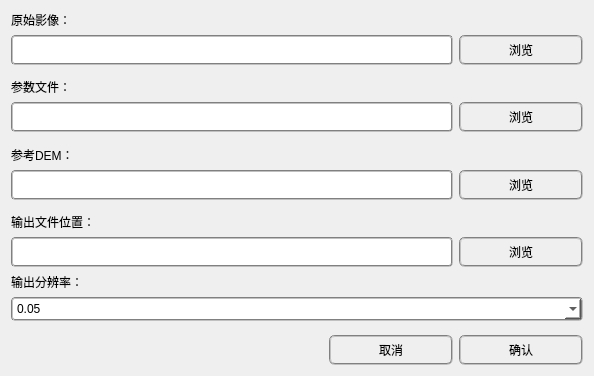
<?xml version="1.0" encoding="UTF-8"?>
<ui version="4.0">
 <class>DC_DlgClass</class>
 <widget class="QDialog" name="DC_DlgClass">
  <property name="geometry">
   <rect>
    <x>0</x>
    <y>0</y>
    <width>594</width>
    <height>376</height>
   </rect>
  </property>
  <property name="windowTitle">
   <string>DC_Dlg</string>
  </property>
  <property name="styleSheet">
   <string notr="true"/>
  </property>
  <layout class="QGridLayout" name="gridLayout_5">
   <item row="14" column="1">
    <widget class="QComboBox" name="comboBox">
     <property name="styleSheet">
      <string notr="true"> border:2px groove gray;border-radius:4px;padding:2px 4px;
background-color: rgb(255, 255, 255);</string>
     </property>
     <item>
      <property name="text">
       <string>0.05</string>
      </property>
     </item>
     <item>
      <property name="text">
       <string>0.1</string>
      </property>
     </item>
     <item>
      <property name="text">
       <string>0.5</string>
      </property>
     </item>
    </widget>
   </item>
   <item row="1" column="1">
    <layout class="QGridLayout" name="gridLayout">
     <item row="1" column="0">
      <widget class="QLabel" name="label">
       <property name="text">
        <string>原始影像：</string>
       </property>
      </widget>
     </item>
     <item row="3" column="0">
      <widget class="QLineEdit" name="ImageEdit">
       <property name="maximumSize">
        <size>
         <width>16777215</width>
         <height>30</height>
        </size>
       </property>
       <property name="styleSheet">
        <string notr="true"> border:2px groove gray;border-radius:4px;padding:2px 4px;
background-color: rgb(255, 255, 255);</string>
       </property>
      </widget>
     </item>
     <item row="3" column="1">
      <widget class="QPushButton" name="Rawimage">
       <property name="styleSheet">
        <string notr="true"> border:2px groove gray;border-radius:6px;padding:4px 48px;
</string>
       </property>
       <property name="text">
        <string>浏览</string>
       </property>
      </widget>
     </item>
    </layout>
   </item>
   <item row="2" column="1">
    <spacer name="verticalSpacer">
     <property name="orientation">
      <enum>Qt::Vertical</enum>
     </property>
     <property name="sizeHint" stdset="0">
      <size>
       <width>20</width>
       <height>40</height>
      </size>
     </property>
    </spacer>
   </item>
   <item row="12" column="1">
    <widget class="QLabel" name="label_5">
     <property name="text">
      <string>输出分辨率：</string>
     </property>
    </widget>
   </item>
   <item row="11" column="1">
    <spacer name="verticalSpacer_4">
     <property name="orientation">
      <enum>Qt::Vertical</enum>
     </property>
     <property name="sizeHint" stdset="0">
      <size>
       <width>20</width>
       <height>19</height>
      </size>
     </property>
    </spacer>
   </item>
   <item row="5" column="1">
    <spacer name="verticalSpacer_2">
     <property name="orientation">
      <enum>Qt::Vertical</enum>
     </property>
     <property name="sizeHint" stdset="0">
      <size>
       <width>20</width>
       <height>40</height>
      </size>
     </property>
    </spacer>
   </item>
   <item row="9" column="1">
    <layout class="QGridLayout" name="gridLayout_4">
     <item row="1" column="1">
      <widget class="QPushButton" name="pb_output">
       <property name="styleSheet">
        <string notr="true"> border:2px groove gray;border-radius:6px;padding:4px 48px;</string>
       </property>
       <property name="text">
        <string>浏览</string>
       </property>
      </widget>
     </item>
     <item row="0" column="0">
      <widget class="QLabel" name="label_4">
       <property name="text">
        <string>输出文件位置：</string>
       </property>
      </widget>
     </item>
     <item row="1" column="0">
      <widget class="QLineEdit" name="Edit_output">
       <property name="maximumSize">
        <size>
         <width>16777215</width>
         <height>30</height>
        </size>
       </property>
       <property name="styleSheet">
        <string notr="true"> border:2px groove gray;border-radius:4px;padding:2px 4px;
background-color: rgb(255, 255, 255);</string>
       </property>
      </widget>
     </item>
    </layout>
   </item>
   <item row="16" column="1">
    <layout class="QGridLayout" name="gridLayout_7">
     <item row="0" column="2">
      <widget class="QPushButton" name="pb_DC">
       <property name="styleSheet">
        <string notr="true"> border:2px groove gray;border-radius:6px;padding:4px 48px;</string>
       </property>
       <property name="text">
        <string>确认</string>
       </property>
      </widget>
     </item>
     <item row="0" column="0">
      <spacer name="horizontalSpacer">
       <property name="orientation">
        <enum>Qt::Horizontal</enum>
       </property>
       <property name="sizeHint" stdset="0">
        <size>
         <width>40</width>
         <height>20</height>
        </size>
       </property>
      </spacer>
     </item>
     <item row="0" column="1">
      <widget class="QPushButton" name="pushButton_2">
       <property name="styleSheet">
        <string notr="true"> border:2px groove gray;border-radius:6px;padding:4px 48px;</string>
       </property>
       <property name="text">
        <string>取消</string>
       </property>
      </widget>
     </item>
    </layout>
   </item>
   <item row="8" column="1">
    <spacer name="verticalSpacer_3">
     <property name="orientation">
      <enum>Qt::Vertical</enum>
     </property>
     <property name="sizeHint" stdset="0">
      <size>
       <width>20</width>
       <height>40</height>
      </size>
     </property>
    </spacer>
   </item>
   <item row="7" column="1">
    <layout class="QGridLayout" name="gridLayout_3">
     <item row="1" column="0">
      <widget class="QLabel" name="label_3">
       <property name="text">
        <string>参考DEM：</string>
       </property>
      </widget>
     </item>
     <item row="3" column="1">
      <widget class="QPushButton" name="pb_dem">
       <property name="styleSheet">
        <string notr="true"> border:2px groove gray;border-radius:6px;padding:4px 48px;</string>
       </property>
       <property name="text">
        <string>浏览</string>
       </property>
      </widget>
     </item>
     <item row="3" column="0">
      <widget class="QLineEdit" name="Edit_dem">
       <property name="maximumSize">
        <size>
         <width>16777215</width>
         <height>30</height>
        </size>
       </property>
       <property name="styleSheet">
        <string notr="true"> border:2px groove gray;border-radius:4px;padding:2px 4px;
background-color: rgb(255, 255, 255);</string>
       </property>
      </widget>
     </item>
    </layout>
   </item>
   <item row="4" column="1">
    <layout class="QGridLayout" name="gridLayout_2">
     <item row="1" column="0">
      <widget class="QLabel" name="label_2">
       <property name="text">
        <string>参数文件：</string>
       </property>
      </widget>
     </item>
     <item row="2" column="1">
      <widget class="QPushButton" name="pb_par">
       <property name="styleSheet">
        <string notr="true"> border:2px groove gray;border-radius:6px;padding:4px 48px;</string>
       </property>
       <property name="text">
        <string>浏览</string>
       </property>
      </widget>
     </item>
     <item row="2" column="0">
      <widget class="QLineEdit" name="Edit_par">
       <property name="maximumSize">
        <size>
         <width>16777215</width>
         <height>30</height>
        </size>
       </property>
       <property name="styleSheet">
        <string notr="true"> border:2px groove gray;border-radius:4px;padding:2px 4px;
background-color: rgb(255, 255, 255);</string>
       </property>
      </widget>
     </item>
    </layout>
   </item>
   <item row="15" column="1">
    <spacer name="verticalSpacer_5">
     <property name="orientation">
      <enum>Qt::Vertical</enum>
     </property>
     <property name="sizeHint" stdset="0">
      <size>
       <width>20</width>
       <height>40</height>
      </size>
     </property>
    </spacer>
   </item>
  </layout>
 </widget>
 <layoutdefault spacing="6" margin="11"/>
 <resources/>
 <connections/>
</ui>
